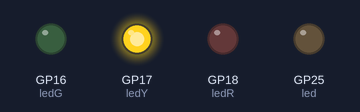
The program below on a simulated Raspberry Pi Pico running MicroPython. On the bench: output pins drawn as LEDs (lit = HIGH).

Above: at 0.2 s.
At 1.2 s:
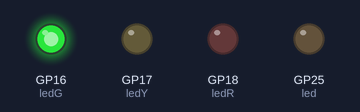
At 2.2 s:
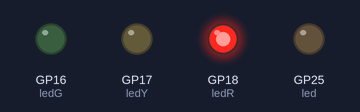
At 5.7 s:
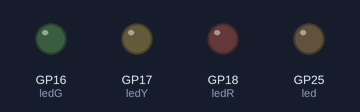
Timing chart, 0 to 6.9 s (numbered marks = the images above):
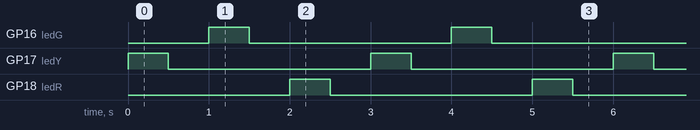

Measured:
- by itself, GP16 (ledG), GP17 (ledY), GP18 (ledR): alternates HIGH for 0.50 s and LOW for 2.5 s
- by itself, everything shown: repeats every 3.0 s, in 6 steps

The program:

led.py
```python
from machine import Pin,Timer
from time import sleep
led = Pin(25,Pin.OUT)
ledG= Pin(16,Pin.OUT)
ledY= Pin(17,Pin.OUT)
ledR= Pin(18,Pin.OUT)
timer=Timer()
def blink(timer):
    led.toggle()
    ledR.toggle()
    ledY.toggle()
    ledG.toggle()
def ledRun():
    a=[Pin(17,Pin.OUT),Pin(16,Pin.OUT),Pin(18,Pin.OUT)]

    while True:
        for i in a:
            i.value(1)
            sleep(0.5)
            i.value(0)
            sleep(0.5)

ledRun()
#timer.init(freq=5,mode=Timer.PERIODIC,callback=blink)
#timer.init(freq=1,mode=Timer.PERIODIC,callback=ledRun)
```
